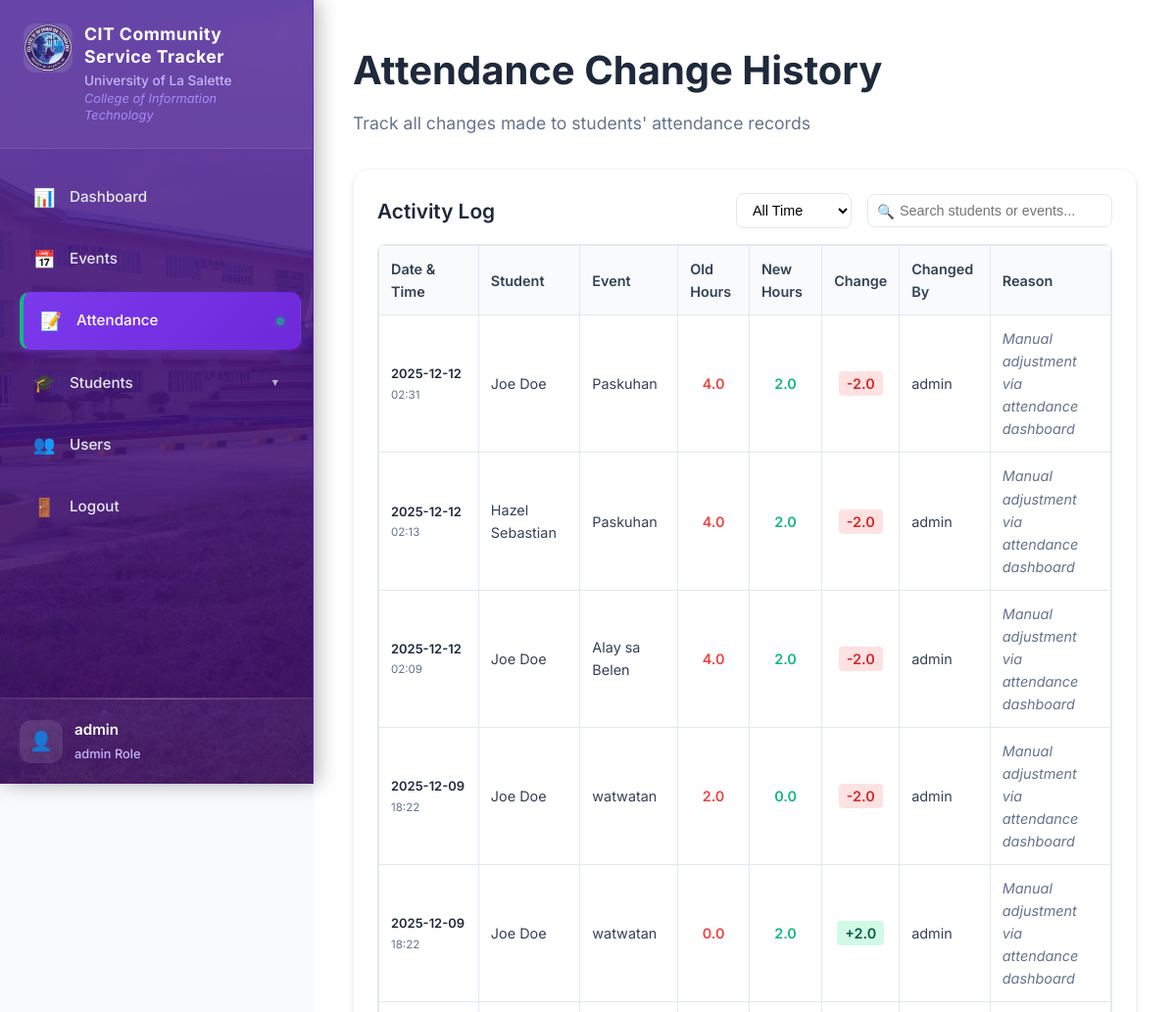
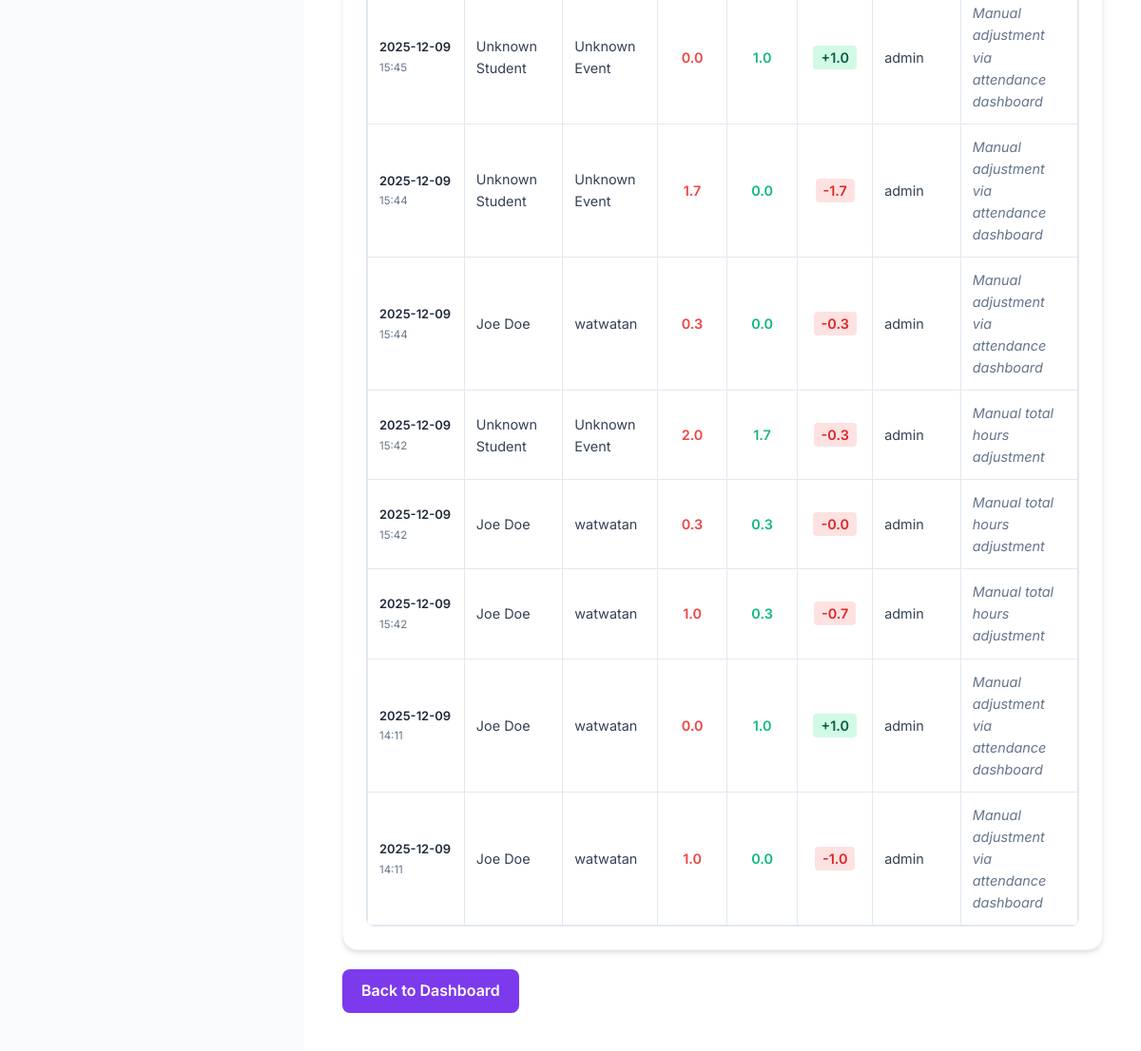
Page /attendance_history (signed in) on the committed database (2 pictures, top to bottom).
### models.py (models this page shows, shortened)
class EventAttendanceHistory(db.Model):
    id = db.Column(db.Integer, primary_key=True)
    attendance_id = db.Column(db.Integer, db.ForeignKey("event_attendance.id"), nullable=False)
    old_hours = db.Column(db.Float, nullable=False)
    new_hours = db.Column(db.Float, nullable=False)
    changed_by = db.Column(db.Integer, db.ForeignKey("user.id"), nullable=False)
    changed_at = db.Column(db.DateTime, default=datetime.utcnow)
    reason = db.Column(db.String(255))
    attendance = db.relationship("EventAttendance", backref="history_logs")
    user = db.relationship("User")

class Student(db.Model):
    id = db.Column(db.Integer, primary_key=True)
    student_id = db.Column(db.String(8), unique=True, nullable=False)
    fname = db.Column(db.String(50), nullable=False)
    mname = db.Column(db.String(50), nullable=True)
    lname = db.Column(db.String(50), nullable=False)
    year_level_id = db.Column(db.Integer, db.ForeignKey("year_level.id"), nullable=False)
    status = db.Column(db.String(20), nullable=False, default="active")  # active, inactive, graduate
    created_at = db.Column(db.DateTime, default=datetime.utcnow)

class Event(db.Model):
    id = db.Column(db.Integer, primary_key=True)
    name = db.Column(db.String(255), nullable=False)
    date = db.Column(db.Date, nullable=False)
    required_hours = db.Column(db.Float, default=2.0, nullable=False)
    target_years = db.Column(db.String(255), nullable=False)   # CSV of YearLevel IDs or "all"
    semester_id = db.Column(db.Integer, db.ForeignKey("semester.id"), nullable=True)
    semester = db.relationship("Semester", backref="events")
    created_at = db.Column(db.DateTime, default=datetime.utcnow)
    attendance = db.relationship("EventAttendance", backref="event", cascade="all, delete-orphan")

class User(db.Model):
    id = db.Column(db.Integer, primary_key=True)
    username = db.Column(db.String(50), unique=True, nullable=False)
    password = db.Column(db.String(255), nullable=False)  # store hashed
    role = db.Column(db.String(20), nullable=False)       # admin / officer
    status = db.Column(db.String(20), nullable=False)     # active / inactive
    created_at = db.Column(db.DateTime, default=datetime.utcnow)

### routes.py (the view)
@app.route("/attendance_history")
def attendance_history():
    if 'user_id' not in session:
        flash("Please login first.")
        return redirect(url_for("login"))
    time_filter = request.args.get("time", "all")  # all, today, week, month
    query = EventAttendanceHistory.query.join(User, EventAttendanceHistory.changed_by == User.id)
    now = datetime.now()
    if time_filter == "today":
        query = query.filter(EventAttendanceHistory.changed_at >= now.replace(hour=0, minute=0, second=0))
    elif time_filter == "week":
        query = query.filter(EventAttendanceHistory.changed_at >= now - timedelta(days=7))
    elif time_filter == "month":
        query = query.filter(EventAttendanceHistory.changed_at >= now - timedelta(days=30))
    logs = query.order_by(EventAttendanceHistory.changed_at.desc()).all()
    return render_template("attendance_history.html", logs=logs)

### templates/attendance_history.html (shortened to what this page needs)
{% extends "base.html" %}
{% block content %}
<link rel="stylesheet" href="{{ url_for('static', filename='css/attendance_history.css') }}">
<div class="dashboard-header">
    <h1>Attendance Change History</h1>
    <p class="subtitle">Track all changes made to students' attendance records</p>
</div>
<div class="content-card">
    <div class="card-header">
        <h3>Activity Log</h3>
        <div class="history-controls">
            <select id="timeFilter" class="filter-select">
                <option value="all">All Time</option>
            </select>
            <div class="search-box">
                <input type="text" id="searchInput" placeholder="Search students or events..." class="search-input">
                <span class="search-icon">🔍</span>
            </div>
        </div>
    </div>
    <div class="card-content">
        <div class="table-container">
            <table class="attendance-history-table">
                <thead>
                    <tr>
                        <th>Date & Time</th>
                        <th>Student</th>
                        <th>Event</th>
                        <th>Old Hours</th>
                        <th>New Hours</th>
                        <th>Change</th>
                        <th>Changed By</th>
                        <th>Reason</th>
                    </tr>
                </thead>
                <tbody>
                    {% for log in logs %}
                    <tr class="history-row"
                    data-date="{{ log.changed_at.strftime('%Y-%m-%d') }}"
                    data-student="{% if log.attendance and log.attendance.student %}{{ log.attendance.student.fname }} {{ log.attendance.student.lname }}{% else %}Unknown Student{% endif %}"
                    data-event="{% if log.attendance and log.attendance.event %}{{ log.attendance.event.name }}{% else %}Unknown Event{% endif %}">
                        <td class="timestamp-cell">
                            <div class="timestamp">
                                <div class="date">{{ log.changed_at.strftime("%Y-%m-%d") }}</div>
                                <div class="time">{{ log.changed_at.strftime("%H:%M") }}</div>
                            </div>
                        </td>
                        <td class="student-cell">
                            {% if log.attendance and log.attendance.student %}
                                {{ log.attendance.student.fname }} {{ log.attendance.student.lname }}
                            {% else %}
                                Unknown Student
                            {% endif %}
                        </td>
                        <td class="event-cell">
                            {% if log.attendance and log.attendance.event %}
                                {{ log.attendance.event.name }}
                            {% else %}
                                Unknown Event
                            {% endif %}
                        </td>
                        <td class="hours-cell old-hours">{{ "%.1f"|format(log.old_hours) }}</td>
                        <td class="hours-cell new-hours">{{ "%.1f"|format(log.new_hours) }}</td>
                        <td class="change-cell">
                            {% set change = log.new_hours - log.old_hours %}
                            <span class="change-amount {% if change > 0 %}positive{% elif change < 0 %}negative{% endif %}">
                                {{ "%+.1f"|format(change) }}
                            </span>
                        </td>
                        <td class="user-cell">
                            {{ log.user.username if log.user else "Unknown" }}
                        </td>
                        <td class="reason-cell">
                            {{ log.reason or 'No reason provided' }}
                        </td>
                    </tr>
                    {% endfor %}
                </tbody>
            </table>
        </div>
    </div>
</div>
<div style="margin-top: 20px;">
    <a href="{{ url_for('attendance_dashboard') }}" class="btn-primary">Back to Dashboard</a>
</div>
{% endblock %}

### static/css/dashboard.css (style rules this page uses)
* { margin: 0; padding: 0; box-sizing: border-box; }
body, html { font-family: 'Inter', sans-serif; background-color: #f8fafc; height: 100%; color: #334155; line-height: 1.6; }
.dashboard-header { margin-bottom: 32px; }
.dashboard-header h1 { font-size: 2.5em; font-weight: 700; color: #1e293b; margin-bottom: 8px; }
.dashboard-header .subtitle { color: #64748b; font-size: 1.1em; font-weight: 400; }
.content-card { background: #fff; border-radius: 16px; box-shadow: 0 4px 6px -1px rgba(0, 0, 0, 0.1), 0 2px 4px -1px rgba(0, 0, 0, 0.06); border: 1px solid #f1f5f9; overflow: hidden; }
.card-header { padding: 24px 24px 0; display: flex; justify-content: space-between; align-items: center; margin-bottom: 16px; }
.card-header h3 { font-size: 1.3em; font-weight: 600; color: #1e293b; flex: 1; }
.card-content { padding: 0 24px 24px; }
.old-hours { color: #ef4444; font-weight: 500; }
.new-hours { color: #10b981; font-weight: 500; }

### static/css/attendance_history.css (style rules this page uses)
.history-controls { display: flex; gap: 16px; align-items: center; }
.filter-select { padding: 8px 12px; border-radius: 8px; border: 1px solid #e5e7eb; background: #fff; font-size: 0.9em; transition: all 0.3s ease; }
.search-box { position: relative; display: flex; align-items: center; }
.search-input { padding: 8px 12px 8px 32px; border-radius: 8px; border: 1px solid #e5e7eb; background: #fff; font-size: 0.9em; transition: all 0.3s ease; width: 250px; }
.search-icon { position: absolute; left: 10px; color: #94a3b8; font-size: 0.9em; }
.table-container { border-radius: 8px; overflow: auto; border: 1px solid #e2e8f0; }
.attendance-history-table { width: 100%; border-collapse: collapse; background: #fff; }
.attendance-history-table th { background: #f8fafc; font-weight: 600; color: #334155; border: 1px solid #e2e8f0; padding: 12px; font-size: 0.9em; text-align: left; }
.attendance-history-table td { border: 1px solid #e2e8f0; padding: 12px; font-size: 0.9em; }
.timestamp-cell { white-space: nowrap; }
.timestamp { display: flex; flex-direction: column; gap: 2px; }
.date { font-weight: 600; color: #1e293b; font-size: 0.9em; }
.time { color: #64748b; font-size: 0.8em; }
.hours-cell { text-align: center; font-weight: 600; }
.old-hours { color: #ef4444; }
.new-hours { color: #10b981; }
.change-cell { text-align: center; }
.change-amount { font-weight: 600; padding: 4px 8px; border-radius: 4px; }
.change-amount.positive { background: #d1fae5; color: #065f46; }
.change-amount.negative { background: #fee2e2; color: #dc2626; }
.reason-cell { color: #64748b; font-style: italic; max-width: 200px; }
.btn-primary { padding: 10px 20px; border: none; border-radius: 8px; background: #7c3aed; color: #fff; font-weight: 600; cursor: pointer; transition: all 0.3s ease; text-decoration: none; display: inline-block; }

### rows in the picture
EventAttendanceHistory: changed_at "2025-12-12", changed_at "02:31", attendance.student.fname "Joe", attendance.student.lname "Doe", attendance.event.name "Paskuhan", old_hours "4.0", new_hours "2.0", change "-2.0", user "admin", reason "Manual adjustment via attendance dashboard"
EventAttendanceHistory: changed_at "2025-12-12", changed_at "02:13", attendance.student.fname "Hazel", attendance.student.lname "Sebastian", attendance.event.name "Paskuhan", old_hours "4.0", new_hours "2.0", change "-2.0", user "admin", reason "Manual adjustment via attendance dashboard"
EventAttendanceHistory: changed_at "2025-12-12", changed_at "02:09", attendance.student.fname "Joe", attendance.student.lname "Doe", attendance.event.name "Alay sa Belen", old_hours "4.0", new_hours "2.0", change "-2.0", user "admin", reason "Manual adjustment via attendance dashboard"
EventAttendanceHistory: changed_at "2025-12-09", changed_at "18:22", attendance.student.fname "Joe", attendance.student.lname "Doe", attendance.event.name "watwatan", old_hours "2.0", new_hours "0.0", change "-2.0", user "admin", reason "Manual adjustment via attendance dashboard"
EventAttendanceHistory: changed_at "2025-12-09", changed_at "18:22", attendance.student.fname "Joe", attendance.student.lname "Doe", attendance.event.name "watwatan", old_hours "0.0", new_hours "2.0", change "+2.0", user "admin", reason "Manual adjustment via attendance dashboard"
EventAttendanceHistory: changed_at "2025-12-09", changed_at "15:45", shows "Unknown Student", shows "Unknown Event", old_hours "0.0", new_hours "1.0", change "+1.0", user "admin", reason "Manual adjustment via attendance dashboard"
EventAttendanceHistory: changed_at "2025-12-09", changed_at "15:44", shows "Unknown Student", shows "Unknown Event", old_hours "1.7", new_hours "0.0", change "-1.7", user "admin", reason "Manual adjustment via attendance dashboard"
EventAttendanceHistory: changed_at "2025-12-09", changed_at "15:44", attendance.student.fname "Joe", attendance.student.lname "Doe", attendance.event.name "watwatan", old_hours "0.3", new_hours "0.0", change "-0.3", user "admin", reason "Manual adjustment via attendance dashboard"
EventAttendanceHistory: changed_at "2025-12-09", changed_at "15:42", shows "Unknown Student", shows "Unknown Event", old_hours "2.0", new_hours "1.7", change "-0.3", user "admin", reason "Manual total hours adjustment"
EventAttendanceHistory: changed_at "2025-12-09", changed_at "15:42", attendance.student.fname "Joe", attendance.student.lname "Doe", attendance.event.name "watwatan", old_hours "0.3", new_hours "0.3", change "-0.0", user "admin", reason "Manual total hours adjustment"
EventAttendanceHistory: changed_at "2025-12-09", changed_at "15:42", attendance.student.fname "Joe", attendance.student.lname "Doe", attendance.event.name "watwatan", old_hours "1.0", new_hours "0.3", change "-0.7", user "admin", reason "Manual total hours adjustment"
EventAttendanceHistory: changed_at "2025-12-09", changed_at "14:11", attendance.student.fname "Joe", attendance.student.lname "Doe", attendance.event.name "watwatan", old_hours "0.0", new_hours "1.0", change "+1.0", user "admin", reason "Manual adjustment via attendance dashboard"
EventAttendanceHistory: changed_at "2025-12-09", changed_at "14:11", attendance.student.fname "Joe", attendance.student.lname "Doe", attendance.event.name "watwatan", old_hours "1.0", new_hours "0.0", change "-1.0", user "admin", reason "Manual adjustment via attendance dashboard"

### other values in the picture
{{ session.get('username') }} "admin"
{{ session.get('role') }} "admin"
